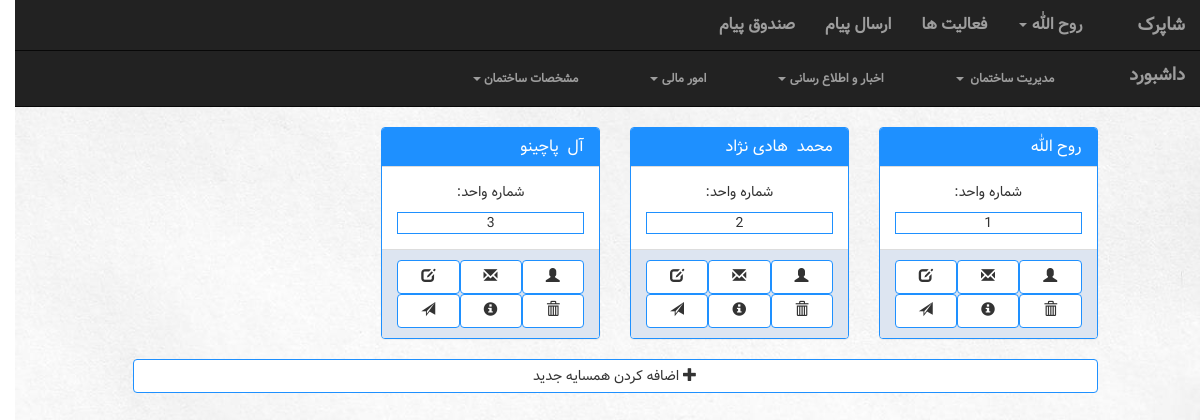
/building/1/neighbor/ (signed in), run on the app's committed database.
### building/models.py (models this page shows, shortened)
class Building(models.Model):
    manager = models.ForeignKey(Account, on_delete=models.CASCADE)
    name = models.CharField(max_length=100)
    Address = models.CharField(max_length=300)
    info = models.TextField()

### manageUser/models.py (models this page shows, shortened)
class Account(models.Model):
    user = models.OneToOneField(User, on_delete=models.CASCADE)
    type = models.IntegerField(default=UserType.MANAGER)
    activation_key = models.CharField(max_length=40, blank=True, null=True)
    def __str__(self):
        return self.user.first_name

### building/views.py (the view)
# urls.py: url(r'^(?P<building_id>[0-9]+)/neighbor/$', views.neighbor, name="neighbor"),
def neighbor(request, building_id):
    getbuilding = Building.objects.get(pk=building_id)
    neighbor_unit = {}
    for unit in Unit.objects.filter(building=getbuilding):
        if unit.account is not None:
            neighbor_unit[unit.account] = Unit.objects.filter(account=unit.account)
    context = {'building': getbuilding,
               'accountType':  Account.objects.get(user=request.user).type,
               'neighbor_unit': neighbor_unit,
               'createNeighborForm': myForm.CreateNeighborForm,
               'messageForm':myForm.CreateMessageForm
               }
    return render(request, 'building/neighbor&staff.html', context)

### building/templates/building/neighbor&staff.html (shortened to what this page needs)
{% extends 'building/UserNavBar.html' %}
{% block navbar %}{% if accountType == 1 %} {% include 'building/managerNavBar.html' %} {% else %} {% include 'building/neighborNavBar.html' %}  {% endif %}{% endblock %}
{% block body %}
 <div class='row'>
    <div class="col-sm-10 col-lg-offset-1">
        {% for account,units in neighbor_unit.items %}
        <div class='col-sm-3'>
        <div class="panel panel-default">
          <div class="panel-heading">
            <h4 class='panel-title'>{{account.user.first_name}} &nbsp;{{account.user.last_name}}</h4>
          </div>
          <div class="panel-body">
            <p>شماره واحد:
            </p>
                {% for unit in units %}
                       <div style="border: 1px solid dodgerblue"> {{  unit.number }} </div>
                    {% endfor %}
          </div>
          <div class='panel-footer container-fluid'>
              <a class='col-md-4 btn btn-default' href='#' data-toggle="tooltip" title="تغییر مشخصات ساکن"><span class="glyphicon glyphicon-edit" aria-hidden="true"></span></a>
              <a class='col-md-4 btn btn-default' href='#' data-toggle="modal" data-toggle="tooltip" data-target="#myModal" title="ارسال پیام"><span class="glyphicon glyphicon-envelope" aria-hidden="true"></span></a>
              <a class='col-md-4 btn btn-default' href='#' data-toggle="tooltip"  title="ایجاد نقش"><span class="glyphicon glyphicon-user" aria-hidden="true"></span></a>
              <a class='col-md-4 btn btn-default' href='#' data-toggle="tooltip" title="ارسال نام کاربری و رمز عبور"><span class="glyphicon glyphicon-send" aria-hidden="true"></span></a>
              <a class='col-md-4 btn btn-default' href='#' data-toggle="tooltip" title="مشخصات ساکن"><span class="glyphicon glyphicon-info-sign" aria-hidden="true"></span></a>
              <a class='col-md-4 btn btn-default' href='#' data-toggle="tooltip" title="حذف همسایه"><span class="glyphicon glyphicon-trash" aria-hidden="true"></span></a>
          </div>
        </div>
            </div>
            {% endfor %}
        <div class="col-md-12">
            <button class="col-md-12 btn btn-default" data-toggle="modal" data-target="#myModal">  <span class="glyphicon glyphicon-plus" aria-hidden="true"></span> اضافه کردن همسایه جدید </button>
        </div>
    </div>
    </div>
{% endblock %}

### building/templates/building/UserNavBar.html (shortened to what this page needs)
<!DOCTYPE html>
<html lang="en">
<head>
    <link rel="stylesheet" href="https://maxcdn.bootstrapcdn.com/bootstrap/3.3.7/css/bootstrap.min.css">
</head>
{% load staticfiles %}
<link rel="stylesheet" href="{% static 'building/BuildingNavBarStyle.css' %}">
<link rel="stylesheet" href="{% static 'building/BuildingListStyle.css' %}">
<link rel="stylesheet" href="{% static 'building/ModalStyle.css' %}">
<link rel="stylesheet" href="{% static 'building/TableStyle.css' %}">
<link rel="stylesheet" href="{% static 'building/dashboardStyle.css' %}">
<link rel="stylesheet" href="{% static 'building/pollFormStyle.css' %}">
<link rel="stylesheet" href="{% static 'building/chart.css' %}">
    {% load i18n admin_modify %}
<body>
<nav class="navbar navbar-inverse navbar-fixed-top" style="position: fixed">
      <div class="container-fluid" >
            <div class="navbar-header pull-right">
              <a class="navbar-brand active" href="{% url 'building:building' %}">{% if building %} {{ building.name}} {% else %} لیست ساختمان ها {% endif %} </a>
            </div>
            <div class="collapse navbar-collapse" id="topNavBar">
                  <ul class="nav navbar-nav pull-right">
                      <li><a href="{% url 'building:inbox' %}">صندوق پیام</a></li>
                      <li><a href="{% url 'building:sendmessage' %}">ارسال پیام</a></li>
                      <li><a href="{% url 'building:activities' %}">فعالیت ها <span class="sr-only">(current)</span></a></li>
                      <li class="dropdown">
                          <a href="#" class="dropdown-toggle" data-toggle="dropdown" role="button" aria-haspopup="true" aria-expanded="false">{{ request.user.first_name }} <span class="caret"></span></a>
                      </li>
                  </ul>
            </div>
      </div>
</nav>
<div style="height: 30px">
</div>
{% block navbar %}
{% endblock %}
{% block body %}
{% endblock %}
</body>
</html>

### building/static/building/BuildingNavBarStyle.css (style rules this page uses)
nav { font-family: SamSamFont; font-weight: bolder; font-size: medium; }
ul { list-style: none; }
body { direction: rtl; text-align: center; background-image: url("../images/Background.jpg"); background-size: cover; }

### building/static/building/BuildingListStyle.css (style rules this page uses)
.panel-default { border-color: dodgerblue; }
body > div.row > div { direction: rtl; }
body > div.row > div > div { float: right; }
.panel-default>.panel-heading { background-color: dodgerblue; border-color: #ddd; }
.panel-default>.panel-footer { background-color: #dde5f1; }
a { color: white; }
.btn-default { border-color: dodgerblue; }
body { font-family: SamSamFont; }

### building/static/building/dashboardStyle.css (style rules this page uses)
.panel-title { color: white; text-align: right; }

### building/static/building/pollFormStyle.css (style rules this page uses)
body { margin-top: 20px; }

### data on the page
Building: name "شاپرک"
Account: user.first_name "روح الله"
Account: user.first_name "محمد", user.last_name "هادی نژاد"
Account: user.first_name "آل", user.last_name "پاچینو"

### other printed values
{{ request.user.first_name }} "روح الله"
